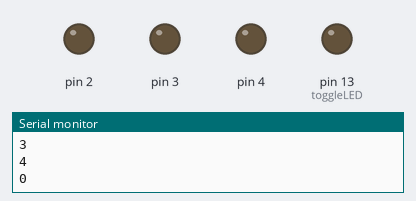
A sketch run on a simulated Arduino Uno, built with avr-gcc and run on an emulated ATmega328P. Parts: output pins drawn as LEDs (lit = HIGH), the last lines printed to the serial monitor. Pins used as bus, display or sensor lines are not drawn.

Above: at 0.2 s.
At 0.4 s:
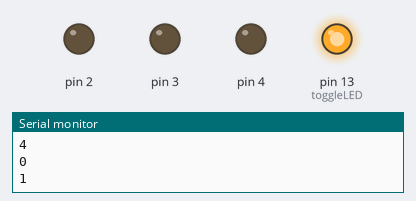
At 0.6 s:
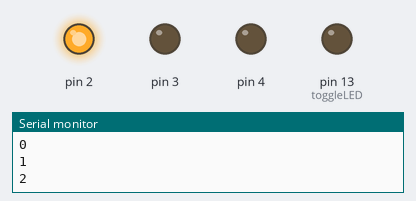
At 1.0 s:
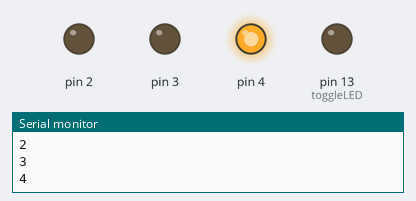
At 1.6 s:
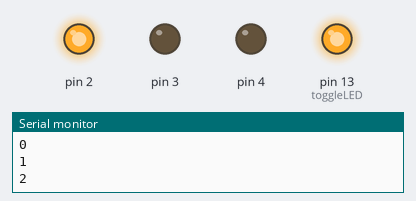
At 2.8 s:
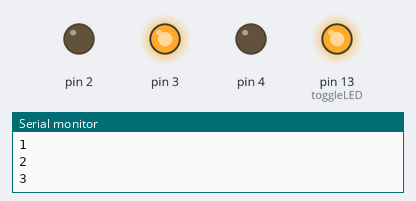
Timing chart, 0 to 3.1 s (numbered marks = the images above):
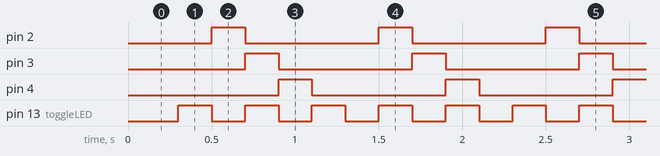

The sketch:

_150426_GradCap.ino
```cpp
/*
objective: make simple grad cap LED pattern

*/

/*
steps:
1. initialize pins
2. turn on pair i
3. delay 300 ms
4. turn off pair i
5. increase i, keep between 0,5
6. go to #2
*/
/*
pair 0 : 0,1
pair 1 : 2,3
pair i : i*2,i*2+1
*/
void toggleLED(){
	if(digitalRead(13)==0) digitalWrite(13,1);
	else digitalWrite(13,0);
}//toggleLED

void setup(){
Serial.begin(9600);
delay(100);

pinMode(13,1);
//initialize pins 0 thru 9
for(uint8_t i=0;i<5;i++){
	pinMode(i,1);
	Serial.println(i);
}


} //setup


void loop(){
// Serial.println("hello world");
// toggleLED();
// delay(1000);

// uint8_t ii=0;
for(uint8_t i=0;i<5;i++){
	Serial.println(i);
	digitalWrite(i,1);
	delay(200);
	digitalWrite(i,0);
	toggleLED();
	}//blinking forloop

}//main loop
```

Measured:
- by itself, pin 2–4: alternates HIGH for 0.20 s and LOW for 0.80 s
- by itself, pin 13 (toggleLED): alternates HIGH for 0.20 s and LOW for 0.20 s
- by itself, everything shown: repeats every 2.0 s, in 10 steps
